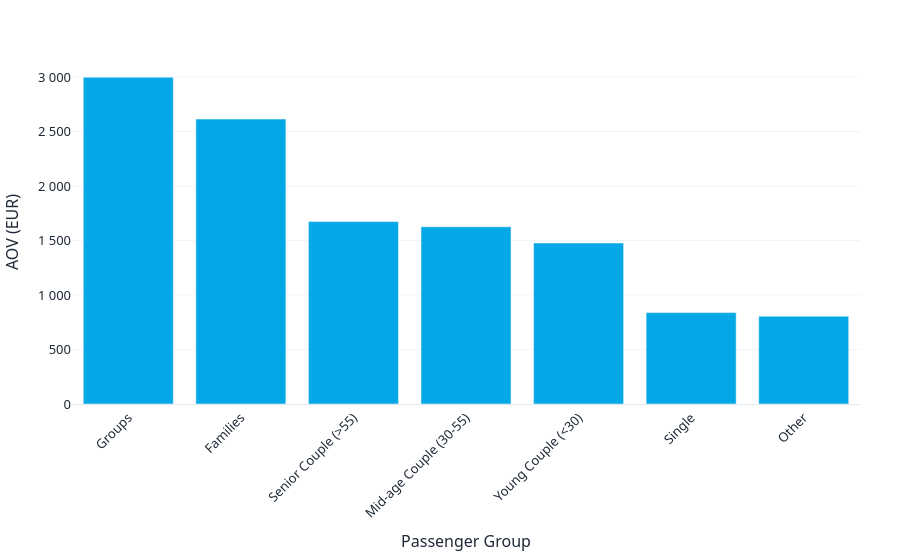

Notebook source saved alongside this figure:
### Code cell
### Graf - AOV by Passenger Group ###

fig_aov_passenger_group = go.Figure()

fig_aov_passenger_group.add_trace(go.Bar(
    x=passenger_group_agg.index,
    y=passenger_group_agg["aov"],
    marker_color=sea_blue,
    customdata=passenger_group_agg[["bookings", "gbv_millions", "gbv_share_pct"]],
    hovertemplate=(
        "<b>%{x}</b><br>"
        "AOV: %{y:,.0f} EUR<br>"
        "Bookings: %{customdata[0]:,.0f}<br>"
        "GBV: %{customdata[1]:,.0f} million EUR (%{customdata[2]:.1f} % of total)"
        "<extra></extra>"
    ),
))

fig_aov_passenger_group.update_layout(xaxis_title="Passenger Group", yaxis_title="AOV (EUR)")
fig_aov_passenger_group.update_layout(**CHART_LAYOUT)
fig_aov_passenger_group.update_xaxes(tickangle=-45)
fig_aov_passenger_group.update_yaxes(tickformat=",.0f")

os.makedirs("output", exist_ok=True)
fig_aov_passenger_group.write_html("output/aov_by_passenger_group.html", full_html=False, include_plotlyjs=False)

fig_aov_passenger_group.show()

### Figure 1 — Plotly figure (JSON) as saved in the notebook; plotly's stock layout.template omitted (floating-point values rounded to 4 significant figures)
{"data": [{"customdata": [[59710.0, 179.0, 12.39], [267300.0, 698.7, 48.36], [106700.0, 178.6, 12.36], [163600.0, 266.1, 18.42], [65860.0, 97.26, 6.733], [29790.0, 24.97, 1.729], [10.0, 0.008058, 0.0005578]], "hovertemplate": "<b>%{x}</b><br>AOV: %{y:,.0f} EUR<br>Bookings: %{customdata[0]:,.0f}<br>GBV: %{customdata[1]:,.0f} million EUR (%{customdata[2]:.1f} % of total)<extra></extra>", "marker": {"color": "#05a8e6"}, "type": "bar", "x": ["Groups", "Families", "Senior Couple (>55)", "Mid-age Couple (30-55)", "Young Couple (<30)", "Single", "Other"], "y": [2998.0, 2614.0, 1674.0, 1626.0, 1477.0, 838.4, 805.8]}], "layout": {"font": {"color": "#1f2937", "family": "Segoe UI, Roboto, Helvetica Neue, Arial, sans-serif", "size": 13}, "hoverlabel": {"bgcolor": "white", "font": {"family": "Segoe UI, Roboto, Helvetica Neue, Arial, sans-serif", "size": 13}}, "margin": {"b": 90, "l": 60, "r": 40, "t": 60}, "paper_bgcolor": "white", "plot_bgcolor": "white", "separators": ", ", "title": {"font": {"color": "#0f172a", "size": 16}}, "xaxis": {"linecolor": "#e2e8f0", "showgrid": false, "showline": true, "tickangle": -45, "title": {"text": "Passenger Group"}, "zeroline": false}, "yaxis": {"gridcolor": "#f1f5f9", "showgrid": true, "showline": false, "tickformat": ",.0f", "title": {"text": "AOV (EUR)"}, "zeroline": false}}}
